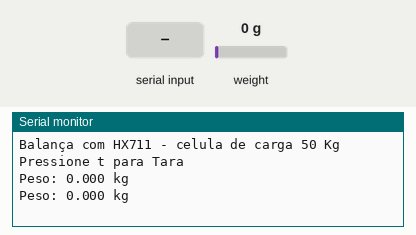
Recording of a sketch running on a simulated Arduino Uno, built with avr-gcc and run on an emulated ATmega328P. Shown: the last lines printed to the serial monitor. Inputs (shaded band) come from the test bench; at power-on: weight on the scale 0 g.

Above: at 2.2 s.
2.3 s: "t" received over Serial
5.3 s: weight on the scale set to 100 g
At 6.1 s:
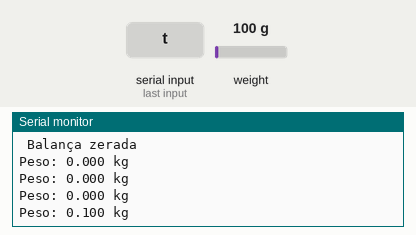
6.8 s: weight on the scale set to 1250 g
At 7.2 s:
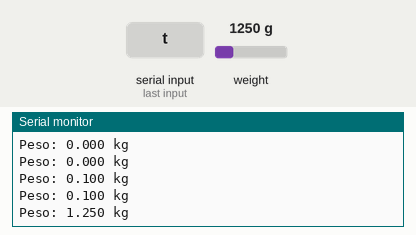
Timing chart, 0 to 9.8 s (numbered marks = the images above; inputs shaded):
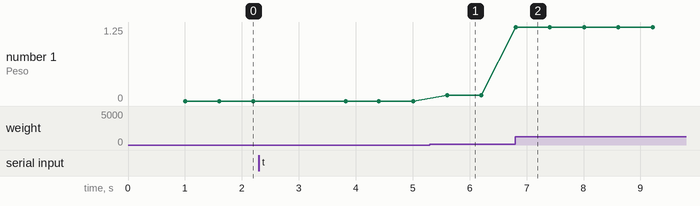

The sketch:

Balanca.ino
```cpp
/* Programa para Balança com o HX711
  Blog Eletrogate - https://blog.eletrogate.com/balanca-digital-com-arduino-aprenda-a-usar-a-celula-de-carga
  Arduino UNO - IDE 1.8.5 - Modulo HX711 - celulas de Carga 50 Kg
  Gustavo Murta   17/abril/2019
  Biblioteca https://github.com/bogde/HX711
  Baseado em https://www.hackster.io/MOHAN_CHANDALURU/hx711-load-cell-amplifier-interface-with-arduino-fa47f3
*/

#include "HX711.h"                    // Biblioteca HX711

#define DOUT  A0                      // HX711 DATA OUT = pino A0 do Arduino
#define CLK  A1                       // HX711 SCK IN = pino A1 do Arduino

HX711 balanca;                        // define instancia balança HX711

float calibration_factor = 42130;     // fator de calibração aferido na Calibraçao

void setup()
{
  Serial.begin(9600);
  balanca.begin(DOUT, CLK);                          // inicializa a balança
  Serial.println("Balança com HX711 - celula de carga 50 Kg");
  Serial.println("Pressione t para Tara");           // imprime no monitor serial
  balanca.set_scale(calibration_factor);             // ajusta fator de calibração
  balanca.tare();                                    // zera a Balança
}

void loop()
{
  Serial.print("Peso: ");                            // imprime no monitor serial
  Serial.print(balanca.get_units(), 3);              // imprime peso na balança com 3 casas decimais
  Serial.println(" kg");                             // imprime no monitor serial
  delay(500) ;                                       // atraso de 0,5 segundos
  if (Serial.available())                            // se a serial estiver disponivel
  {
    char temp = Serial.read();                       // le carcter da serial
    if (temp == 't' || temp == 'T')                  // se pressionar t ou T
    {
      balanca.tare();                                // zera a balança
      Serial.println(" Balança zerada");             // imprime no monitor serial
    }
  }
}
```

Measured:
- after the input at 5.3 s, the serial monitor: prints a new line after 0.31 s (image 1)
- after the input at 6.8 s, the serial monitor: prints a new line at once (image 2)
- plotted number 1: 0 → 0.1 after the input at 5.3 s, 0.1 → 1.25 after the input at 6.8 s
